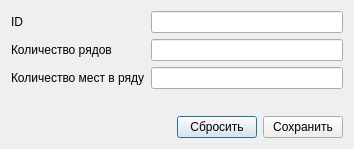
<?xml version="1.0" encoding="UTF-8"?>
<ui version="4.0">
 <class>HallEdit</class>
 <widget class="QDialog" name="HallEdit">
  <property name="geometry">
   <rect>
    <x>0</x>
    <y>0</y>
    <width>347</width>
    <height>149</height>
   </rect>
  </property>
  <property name="windowTitle">
   <string>Dialog</string>
  </property>
  <layout class="QGridLayout" name="gridLayout">
   <item row="0" column="0">
    <widget class="QLabel" name="idLabel">
     <property name="text">
      <string>ID</string>
     </property>
    </widget>
   </item>
   <item row="1" column="1" colspan="3">
    <widget class="QLineEdit" name="rowsEdit"/>
   </item>
   <item row="2" column="0">
    <widget class="QLabel" name="numsLabel">
     <property name="text">
      <string>Количество мест в ряду</string>
     </property>
    </widget>
   </item>
   <item row="4" column="2">
    <widget class="QPushButton" name="resetButton">
     <property name="text">
      <string>Сбросить</string>
     </property>
    </widget>
   </item>
   <item row="2" column="1" colspan="3">
    <widget class="QLineEdit" name="numsEdit"/>
   </item>
   <item row="1" column="0">
    <widget class="QLabel" name="rowsLabel">
     <property name="text">
      <string>Количество рядов</string>
     </property>
    </widget>
   </item>
   <item row="0" column="1" colspan="3">
    <widget class="QLineEdit" name="idEdit">
     <property name="readOnly">
      <bool>true</bool>
     </property>
    </widget>
   </item>
   <item row="4" column="3">
    <widget class="QPushButton" name="saveButton">
     <property name="text">
      <string>Сохранить</string>
     </property>
    </widget>
   </item>
   <item row="3" column="1">
    <spacer name="verticalSpacer">
     <property name="orientation">
      <enum>Qt::Vertical</enum>
     </property>
     <property name="sizeHint" stdset="0">
      <size>
       <width>20</width>
       <height>40</height>
      </size>
     </property>
    </spacer>
   </item>
  </layout>
 </widget>
 <resources/>
 <connections/>
</ui>
